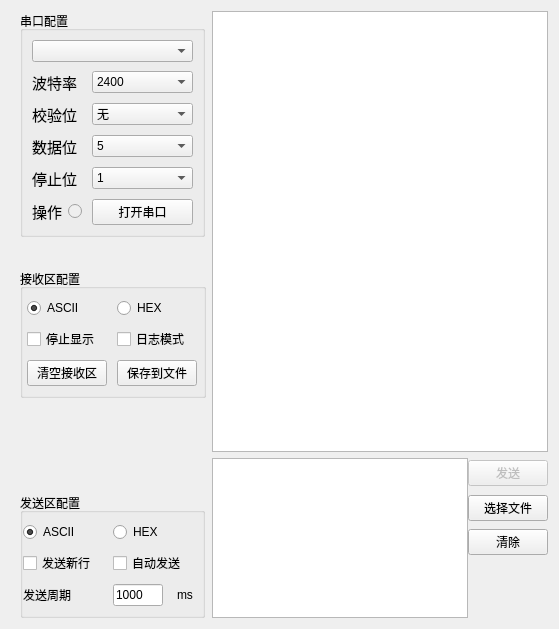
     <widget class="QWidget" name="uartPage">
      <layout class="QGridLayout" name="gridLayout_4">
       <item row="0" column="0" rowspan="2">
        <widget class="QWidget" name="uartConfigWidget" native="true">
         <property name="enabled">
          <bool>true</bool>
         </property>
         <property name="minimumSize">
          <size>
           <width>195</width>
           <height>0</height>
          </size>
         </property>
         <property name="maximumSize">
          <size>
           <width>200</width>
           <height>16777214</height>
          </size>
         </property>
         <layout class="QVBoxLayout" name="verticalLayout">
          <property name="spacing">
           <number>0</number>
          </property>
          <property name="leftMargin">
           <number>9</number>
          </property>
          <property name="topMargin">
           <number>0</number>
          </property>
          <property name="rightMargin">
           <number>0</number>
          </property>
          <property name="bottomMargin">
           <number>0</number>
          </property>
          <item>
           <widget class="QGroupBox" name="uartConfigGroup">
            <property name="enabled">
             <bool>true</bool>
            </property>
            <property name="minimumSize">
             <size>
              <width>0</width>
              <height>0</height>
             </size>
            </property>
            <property name="maximumSize">
             <size>
              <width>185</width>
              <height>16777215</height>
             </size>
            </property>
            <property name="title">
             <string>串口配置</string>
            </property>
            <layout class="QGridLayout" name="gridLayout_2">
             <property name="leftMargin">
              <number>9</number>
             </property>
             <property name="rightMargin">
              <number>9</number>
             </property>
             <property name="verticalSpacing">
              <number>9</number>
             </property>
             <item row="0" column="0" colspan="3">
              <widget class="QComboBox" name="uartPortName"/>
             </item>
             <item row="1" column="0" colspan="2">
              <widget class="QLabel" name="uartBaudRateLabel">
               <property name="text">
                <string>&lt;html&gt;&lt;head/&gt;&lt;body&gt;&lt;p&gt;&lt;span style=&quot; font-size:11pt;&quot;&gt;波特率&lt;/span&gt;&lt;/p&gt;&lt;/body&gt;&lt;/html&gt;</string>
               </property>
              </widget>
             </item>
             <item row="1" column="2">
              <widget class="QComboBox" name="uartBaudRate">
               <property name="minimumSize">
                <size>
                 <width>101</width>
                 <height>0</height>
                </size>
               </property>
               <item>
                <property name="text">
                 <string>2400</string>
                </property>
               </item>
               <item>
                <property name="text">
                 <string>4800</string>
                </property>
               </item>
               <item>
                <property name="text">
                 <string>9600</string>
                </property>
               </item>
               <item>
                <property name="text">
                 <string>19200</string>
                </property>
               </item>
               <item>
                <property name="text">
                 <string>38400</string>
                </property>
               </item>
               <item>
                <property name="text">
                 <string>57600</string>
                </property>
               </item>
               <item>
                <property name="text">
                 <string>115200</string>
                </property>
               </item>
               <item>
                <property name="text">
                 <string>128000</string>
                </property>
               </item>
               <item>
                <property name="text">
                 <string>230400</string>
                </property>
               </item>
               <item>
                <property name="text">
                 <string>256000</string>
                </property>
               </item>
               <item>
                <property name="text">
                 <string>460800</string>
                </property>
               </item>
              </widget>
             </item>
             <item row="2" column="0" colspan="2">
              <widget class="QLabel" name="uartCheckBitLabel">
               <property name="text">
                <string>&lt;html&gt;&lt;head/&gt;&lt;body&gt;&lt;p&gt;&lt;span style=&quot; font-size:11pt;&quot;&gt; 校验位&lt;/span&gt;&lt;/p&gt;&lt;/body&gt;&lt;/html&gt;</string>
               </property>
              </widget>
             </item>
             <item row="2" column="2">
              <widget class="QComboBox" name="uartCheckBit">
               <property name="minimumSize">
                <size>
                 <width>101</width>
                 <height>0</height>
                </size>
               </property>
               <item>
                <property name="text">
                 <string>无</string>
                </property>
               </item>
               <item>
                <property name="text">
                 <string>奇</string>
                </property>
               </item>
               <item>
                <property name="text">
                 <string>偶</string>
                </property>
               </item>
              </widget>
             </item>
             <item row="3" column="0" colspan="2">
              <widget class="QLabel" name="uartDataBitLabel">
               <property name="text">
                <string>&lt;html&gt;&lt;head/&gt;&lt;body&gt;&lt;p&gt;&lt;span style=&quot; font-size:11pt;&quot;&gt;数据位&lt;/span&gt;&lt;/p&gt;&lt;/body&gt;&lt;/html&gt;</string>
               </property>
              </widget>
             </item>
             <item row="3" column="2">
              <widget class="QComboBox" name="uartDataBit">
               <property name="minimumSize">
                <size>
                 <width>101</width>
                 <height>0</height>
                </size>
               </property>
               <item>
                <property name="text">
                 <string>5</string>
                </property>
               </item>
               <item>
                <property name="text">
                 <string>6</string>
                </property>
               </item>
               <item>
                <property name="text">
                 <string>7</string>
                </property>
               </item>
               <item>
                <property name="text">
                 <string>8</string>
                </property>
               </item>
              </widget>
             </item>
             <item row="4" column="0" colspan="2">
              <widget class="QLabel" name="uartStopBitLabel">
               <property name="text">
                <string>&lt;html&gt;&lt;head/&gt;&lt;body&gt;&lt;p&gt;&lt;span style=&quot; font-size:11pt;&quot;&gt; 停止位&lt;/span&gt;&lt;/p&gt;&lt;/body&gt;&lt;/html&gt;</string>
               </property>
              </widget>
             </item>
             <item row="4" column="2">
              <widget class="QComboBox" name="uartStopBit">
               <property name="minimumSize">
                <size>
                 <width>101</width>
                 <height>0</height>
                </size>
               </property>
               <item>
                <property name="text">
                 <string>1</string>
                </property>
               </item>
               <item>
                <property name="text">
                 <string>1.5</string>
                </property>
               </item>
               <item>
                <property name="text">
                 <string>2</string>
                </property>
               </item>
              </widget>
             </item>
             <item row="5" column="0">
              <widget class="QLabel" name="uartOperateLabel">
               <property name="text">
                <string>&lt;html&gt;&lt;head/&gt;&lt;body&gt;&lt;p&gt;&lt;span style=&quot; font-size:11pt;&quot;&gt; 操作&lt;/span&gt;&lt;/p&gt;&lt;/body&gt;&lt;/html&gt;</string>
               </property>
              </widget>
             </item>
             <item row="5" column="1">
              <widget class="QRadioButton" name="uartStateBtn">
               <property name="enabled">
                <bool>false</bool>
               </property>
               <property name="text">
                <string/>
               </property>
              </widget>
             </item>
             <item row="5" column="2">
              <widget class="QPushButton" name="uartOperateBtn">
               <property name="enabled">
                <bool>true</bool>
               </property>
               <property name="minimumSize">
                <size>
                 <width>101</width>
                 <height>0</height>
                </size>
               </property>
               <property name="text">
                <string>打开串口</string>
               </property>
              </widget>
             </item>
            </layout>
           </widget>
          </item>
          <item>
           <spacer name="uartConfigVerticalSpacer1">
            <property name="orientation">
             <enum>Qt::Vertical</enum>
            </property>
            <property name="sizeHint" stdset="0">
             <size>
              <width>38</width>
              <height>32</height>
             </size>
            </property>
           </spacer>
          </item>
          <item>
           <widget class="QGroupBox" name="uartRecGroup">
            <property name="maximumSize">
             <size>
              <width>16777215</width>
              <height>16777215</height>
             </size>
            </property>
            <property name="title">
             <string>接收区配置</string>
            </property>
            <layout class="QGridLayout" name="gridLayout_3">
             <property name="leftMargin">
              <number>0</number>
             </property>
             <property name="rightMargin">
              <number>0</number>
             </property>
             <property name="verticalSpacing">
              <number>9</number>
             </property>
             <item row="0" column="0">
              <widget class="QRadioButton" name="uartRecAsciiBtn">
               <property name="maximumSize">
                <size>
                 <width>67</width>
                 <height>16777215</height>
                </size>
               </property>
               <property name="text">
                <string>ASCII</string>
               </property>
               <property name="checked">
                <bool>true</bool>
               </property>
              </widget>
             </item>
             <item row="0" column="1">
              <widget class="QRadioButton" name="uartRecHexBtn">
               <property name="enabled">
                <bool>true</bool>
               </property>
               <property name="sizePolicy">
                <sizepolicy hsizetype="Fixed" vsizetype="Fixed">
                 <horstretch>0</horstretch>
                 <verstretch>0</verstretch>
                </sizepolicy>
               </property>
               <property name="maximumSize">
                <size>
                 <width>51</width>
                 <height>16777215</height>
                </size>
               </property>
               <property name="text">
                <string>HEX</string>
               </property>
              </widget>
             </item>
             <item row="1" column="0">
              <widget class="QCheckBox" name="uartRecStopBtn">
               <property name="text">
                <string>停止显示</string>
               </property>
              </widget>
             </item>
             <item row="1" column="1">
              <widget class="QCheckBox" name="uartRecLogCheck">
               <property name="text">
                <string>日志模式</string>
               </property>
              </widget>
             </item>
             <item row="2" column="0">
              <widget class="QPushButton" name="uartRecClearBtn">
               <property name="maximumSize">
                <size>
                 <width>16777215</width>
                 <height>16777215</height>
                </size>
               </property>
               <property name="text">
                <string>清空接收区</string>
               </property>
              </widget>
             </item>
             <item row="2" column="1">
              <widget class="QPushButton" name="uartRecSaveBtn">
               <property name="sizePolicy">
                <sizepolicy hsizetype="Fixed" vsizetype="Fixed">
                 <horstretch>0</horstretch>
                 <verstretch>0</verstretch>
                </sizepolicy>
               </property>
               <property name="maximumSize">
                <size>
                 <width>16777215</width>
                 <height>16777215</height>
                </size>
               </property>
               <property name="text">
                <string>保存到文件</string>
               </property>
              </widget>
             </item>
            </layout>
           </widget>
          </item>
          <item>
           <spacer name="uartConfigVerticalSpacer2">
            <property name="orientation">
             <enum>Qt::Vertical</enum>
            </property>
            <property name="sizeHint" stdset="0">
             <size>
              <width>17</width>
              <height>95</height>
             </size>
            </property>
           </spacer>
          </item>
          <item>
           <widget class="QGroupBox" name="uartSendGroup">
            <property name="maximumSize">
             <size>
              <width>185</width>
              <height>16777215</height>
             </size>
            </property>
            <property name="title">
             <string>发送区配置</string>
            </property>
            <layout class="QGridLayout" name="gridLayout_13">
             <property name="leftMargin">
              <number>0</number>
             </property>
             <property name="rightMargin">
              <number>0</number>
             </property>
             <property name="spacing">
              <number>9</number>
             </property>
             <item row="0" column="0">
              <widget class="QRadioButton" name="uartSendAsciiBtn">
               <property name="minimumSize">
                <size>
                 <width>61</width>
                 <height>0</height>
                </size>
               </property>
               <property name="maximumSize">
                <size>
                 <width>61</width>
                 <height>16777215</height>
                </size>
               </property>
               <property name="text">
                <string>ASCII</string>
               </property>
               <property name="checked">
                <bool>true</bool>
               </property>
              </widget>
             </item>
             <item row="2" column="3">
              <widget class="QLabel" name="uartSendCycleMsLabel">
               <property name="sizePolicy">
                <sizepolicy hsizetype="Fixed" vsizetype="Fixed">
                 <horstretch>0</horstretch>
                 <verstretch>0</verstretch>
                </sizepolicy>
               </property>
               <property name="maximumSize">
                <size>
                 <width>21</width>
                 <height>16777215</height>
                </size>
               </property>
               <property name="text">
                <string>ms</string>
               </property>
              </widget>
             </item>
             <item row="1" column="0" colspan="2">
              <widget class="QCheckBox" name="uartSendNewlineBtn">
               <property name="minimumSize">
                <size>
                 <width>87</width>
                 <height>0</height>
                </size>
               </property>
               <property name="maximumSize">
                <size>
                 <width>87</width>
                 <height>16777215</height>
                </size>
               </property>
               <property name="text">
                <string>发送新行</string>
               </property>
              </widget>
             </item>
             <item row="0" column="2">
              <widget class="QRadioButton" name="uartSendHexBtn">
               <property name="minimumSize">
                <size>
                 <width>51</width>
                 <height>0</height>
                </size>
               </property>
               <property name="maximumSize">
                <size>
                 <width>51</width>
                 <height>16777215</height>
                </size>
               </property>
               <property name="text">
                <string>HEX</string>
               </property>
              </widget>
             </item>
             <item row="1" column="2" colspan="2">
              <widget class="QCheckBox" name="uartSendAutoBtn">
               <property name="sizePolicy">
                <sizepolicy hsizetype="Fixed" vsizetype="Fixed">
                 <horstretch>0</horstretch>
                 <verstretch>0</verstretch>
                </sizepolicy>
               </property>
               <property name="minimumSize">
                <size>
                 <width>91</width>
                 <height>0</height>
                </size>
               </property>
               <property name="maximumSize">
                <size>
                 <width>91</width>
                 <height>16777215</height>
                </size>
               </property>
               <property name="text">
                <string>自动发送</string>
               </property>
              </widget>
             </item>
             <item row="2" column="0" colspan="2">
              <widget class="QLabel" name="uartSendCycleLabel">
               <property name="sizePolicy">
                <sizepolicy hsizetype="Fixed" vsizetype="Fixed">
                 <horstretch>0</horstretch>
                 <verstretch>0</verstretch>
                </sizepolicy>
               </property>
               <property name="maximumSize">
                <size>
                 <width>16777215</width>
                 <height>16777215</height>
                </size>
               </property>
               <property name="text">
                <string>发送周期</string>
               </property>
              </widget>
             </item>
             <item row="2" column="2">
              <widget class="QLineEdit" name="uartSendCycleEdit">
               <property name="enabled">
                <bool>true</bool>
               </property>
               <property name="sizePolicy">
                <sizepolicy hsizetype="Fixed" vsizetype="Fixed">
                 <horstretch>0</horstretch>
                 <verstretch>0</verstretch>
                </sizepolicy>
               </property>
               <property name="maximumSize">
                <size>
                 <width>50</width>
                 <height>16777215</height>
                </size>
               </property>
               <property name="text">
                <string>1000</string>
               </property>
              </widget>
             </item>
            </layout>
           </widget>
          </item>
         </layout>
        </widget>
       </item>
       <item row="0" column="1">
        <widget class="QTextBrowser" name="uartRecText">
         <property name="minimumSize">
          <size>
           <width>0</width>
           <height>311</height>
          </size>
         </property>
         <property name="html">
          <string>&lt;!DOCTYPE HTML PUBLIC &quot;-//W3C//DTD HTML 4.0//EN&quot; &quot;http://www.w3.org/TR/REC-html40/strict.dtd&quot;&gt;
&lt;html&gt;&lt;head&gt;&lt;meta name=&quot;qrichtext&quot; content=&quot;1&quot; /&gt;&lt;style type=&quot;text/css&quot;&gt;
p, li { white-space: pre-wrap; }
&lt;/style&gt;&lt;/head&gt;&lt;body style=&quot; font-family:'SimSun'; font-size:9pt; font-weight:400; font-style:normal;&quot;&gt;
&lt;p style=&quot;-qt-paragraph-type:empty; margin-top:0px; margin-bottom:0px; margin-left:0px; margin-right:0px; -qt-block-indent:0; text-indent:0px; font-size:10pt;&quot;&gt;&lt;br /&gt;&lt;/p&gt;&lt;/body&gt;&lt;/html&gt;</string>
         </property>
        </widget>
       </item>
       <item row="1" column="1">
        <layout class="QGridLayout" name="uartSendLayout">
         <property name="horizontalSpacing">
          <number>0</number>
         </property>
         <property name="verticalSpacing">
          <number>6</number>
         </property>
         <item row="3" column="1">
          <spacer name="uartSendVerticalSpacer1">
           <property name="orientation">
            <enum>Qt::Vertical</enum>
           </property>
           <property name="sizeType">
            <enum>QSizePolicy::Maximum</enum>
           </property>
           <property name="sizeHint" stdset="0">
            <size>
             <width>18</width>
             <height>58</height>
            </size>
           </property>
          </spacer>
         </item>
         <item row="0" column="1">
          <widget class="QPushButton" name="uartSendBtn">
           <property name="enabled">
            <bool>false</bool>
           </property>
           <property name="text">
            <string>发送</string>
           </property>
          </widget>
         </item>
         <item row="1" column="1">
          <widget class="QPushButton" name="uartSendFileBtn">
           <property name="text">
            <string>选择文件</string>
           </property>
          </widget>
         </item>
         <item row="2" column="1">
          <widget class="QPushButton" name="uartSendClearBtn">
           <property name="text">
            <string>清除</string>
           </property>
          </widget>
         </item>
         <item row="0" column="0" rowspan="4">
          <widget class="QTextEdit" name="uartSendText">
           <property name="minimumSize">
            <size>
             <width>0</width>
             <height>160</height>
            </size>
           </property>
           <property name="maximumSize">
            <size>
             <width>16777215</width>
             <height>203</height>
            </size>
           </property>
          </widget>
         </item>
        </layout>
       </item>
      </layout>
     </widget>
